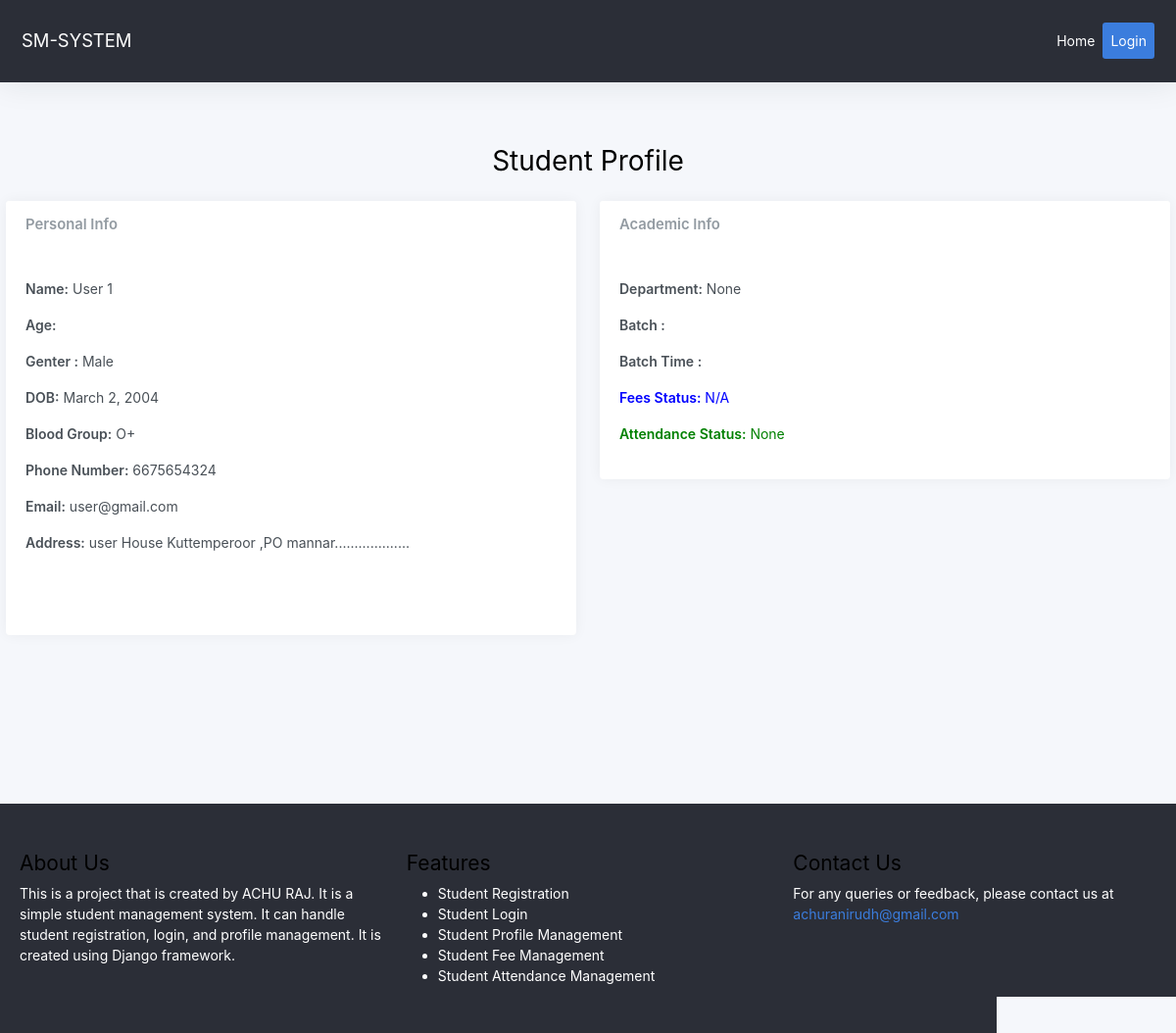
Page /view_student/1/ on the committed database.
### home/models.py (models this page shows, shortened)
class Student(models.Model):
    first_name = models.CharField(max_length=50)
    last_name  = models.CharField(max_length=50)
    user = models.OneToOneField(User, on_delete=models.CASCADE,null=True,blank=True)
    registration_number = models.CharField(max_length=20, unique=True, null=True, blank=True)
    date_of_birth = models.DateField(null=True, blank=True)
    email = models.EmailField(null=True, blank=True)
    phone = models.BigIntegerField(null=True, blank=True)
    address = models.TextField(null=True, blank=True)
    BLOOD_GROUP_CHOICES = [
        ('A+', 'A+'),
        ('A-', 'A-'),
        ('B+', 'B+'),
        ('B-', 'B-'),
        ('AB+', 'AB+'),
        ('AB-', 'AB-'),
        ('O+', 'O+'),
        ('O-', 'O-'),
    ]
    blood_group = models.CharField(max_length=3, choices=BLOOD_GROUP_CHOICES, null=True, blank=True)
    GENDER_CHOICES = [
        ('Male', 'Male'),
        ('Female', 'Female'),
        ('Other', 'Other'),
    ]
    gender = models.CharField(max_length=6, choices=GENDER_CHOICES, null=True, blank=True)
    department = models.ForeignKey('Department', on_delete=models.SET_NULL, null=True, blank=True)
    bach = models.ForeignKey('Batch', on_delete=models.SET_NULL, null=True, blank=True)
    FEES_CHOICE = [
        ('Unpaid','Unpaid'),
        ('pending','Pending'),
        ('paid','paid'),
    ]
    fees = models.CharField(max_length=10, choices=FEES_CHOICE, null=True, blank=True)
    ATTENTANCE_CHOICE = [
        ('Present','Present'),
        ('Absent','Absent'),
    ]
    attendence = models.CharField(max_length=10, choices=ATTENTANCE_CHOICE, null=True, blank=True)

### home/views.py (the view)
# urls.py: path('view_student/<int:id>/',view_student,name="view_student"),
def view_student(request,id):
    student = get_object_or_404(Student, id=id)
    return render(request, 'studentprofile.html', {'student': student})

### templates/studentprofile.html (shortened to what this page needs)
{% extends "base.html" %}
{% block content %}
<div class="container">
  <h1 class="text-center p-3">Student Profile</h1>
  <div class="  row ">
    <div class="col-md-6 mb-3">
      <div class="card">
        <div class="card-header">
          <h3 class="card-title">Personal Info</h3>
        </div>
        <div class="card-body">
          <p><b>Name:</b> {{ student.first_name }} {{student.last_name }}</p>
          <p><b>Age:</b> {{ age }}</p>
          <p><b>Genter :</b> {{ student.gender }}</p>
          <p><b>DOB:</b> {{ student.date_of_birth }}</p>
          <p><b>Blood Group:</b> {{ student.blood_group }}</p>
          <p><b>Phone Number:</b> {{ student.phone }}</p>
          <p><b>Email:</b> {{ student.email }}</p>
          <p><b>Address:</b> {{ student.address }}</p>
          <div class="text-right pt-5">
          </div>
        </div>
      </div>
    </div>
    <div class="col-md-6">
      <div class="card">
        <div class="card-header">
          <h3 class="card-title">Academic Info</h3>
        </div>
        <div class="card-body">
          <p><b>Department:</b> {{ student.department }}</p>
          <p><b>Batch :</b> {{student.bach.month}} {{ student.bach.bach}}</p>
          <p><b>Batch Time :</b> {{student.bach.class_time}}</p>
          <p style="color: {% if student.fees == 'Unpaid' %}red{% elif student.fees == 'paid' %}green{% else %}blue{% endif %};">
            <b>Fees Status:</b> {{ student.fees|default_if_none:'N/A' }}
          </p>
          <p style="color:  {% if student.attendence == 'Absent' %} red {% else %}green{% endif %}; ">
            <b style="">Attendance Status:</b>
            {{ student.attendence}} {% if user.student.attendence == 'Absent' and user.is_authenticated and not user.is_staff %} <a href="{% url "leave_letter" user.student.id %}">Click here to Submit a leave letter</a> {% endif %}
          </p>
        </div>
      </div>
    </div>
  </div>
</div>
{% endblock content %}

### templates/base.html (shortened to what this page needs)
<!DOCTYPE html>
{% load static %}
<html lang="en">
<head>
    <link href="https://cdn.jsdelivr.net/npm/bootstrap@5.3.3/dist/css/bootstrap.min.css" rel="stylesheet">
<link rel="stylesheet" href="https://maxcdn.bootstrapcdn.com/bootstrap/4.0.0/css/bootstrap.min.css">
    <link rel="stylesheet" href="{% static 'css/app.css' %}">
</head>
<body style="min-height: 100vh;">
    {% include "nav.html" %}
    <div class=" mt-5 mb-5  " style="min-height: 80vh;">
        {% block content %}
        {% endblock content %}
    </div>
    {% include "footer.html" %}
</body>
</html>

### templates/nav.html (shortened to what this page needs)
<nav class="navbar navbar-expand-lg navbar-dark" style="background-color: #2b2e37;">
    <a class="navbar-brand" href="#">SM-SYSTEM</a>
    <div class="collapse navbar-collapse" id="navbarNav" >
        <ul class="navbar-nav ml-auto">
            <li class="nav-item active">
                <a class="nav-link" href="{% url "index" %}">Home <span class="sr-only">(current)</span></a>
            </li>
                        <li class="nav-item  rounded bg-primary text-white">
                            {% if user.is_authenticated %}
                            <a class="nav-link active p-2" href="{% url 'logout' %}?next={{ request.path }}" onclick="event.preventDefault(); document.getElementById('logout-form').submit();">Logout</a>
                            <form id="logout-form" action="{% url 'logout' %}?next={{ request.path }}" method="POST" style="display: none;">
                                {% csrf_token %}
                            </form>
                            {% else %}
                    <a class="nav-link active p-2" href="{% url 'login' %}">Login</a>
                    {% endif %}
                </li>
        </ul>
    </div>
</nav>

### templates/footer.html
<footer class="footer footer-dark pt-5 pb-5" style="background-color: #2b2e37; color: white;">
    <div class="container">
        <div class="row">
            <div class="col-md-4">
                <h3>About Us</h3>
                <p>This is a project that is created by ACHU RAJ. It is a simple student management system. It can handle student registration, login, and profile management. It is created using Django framework.</p>
            </div>
            <div class="col-md-4">
                <h3>Features</h3>
                <ul>
                    <li>Student Registration</li>
                    <li>Student Login</li>
                    <li>Student Profile Management</li>
                    <li>Student Fee Management</li>
                    <li>Student Attendance Management</li>
                </ul>
            </div>
            <div class="col-md-4">
                <h3>Contact Us</h3>
                <p>For any queries or feedback, please contact us at <a href="mailto:achuranirudh@gmail.com">achuranirudh@gmail.com</a></p>
            </div>
        </div>
    </div>
</footer>

### rows in the picture
Student: first_name "User", last_name "1", gender "Male", date_of_birth "March 2, 2004", blood_group "O+", phone "6675654324", email "user@gmail.com", address "user House Kuttemperoor ,PO mannar...................", department "None", fees "N/A", attendence "None"
